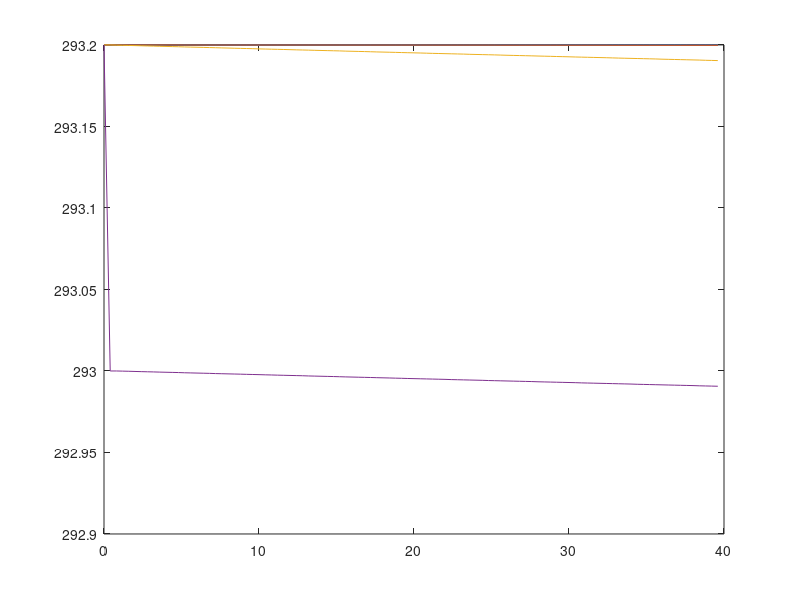
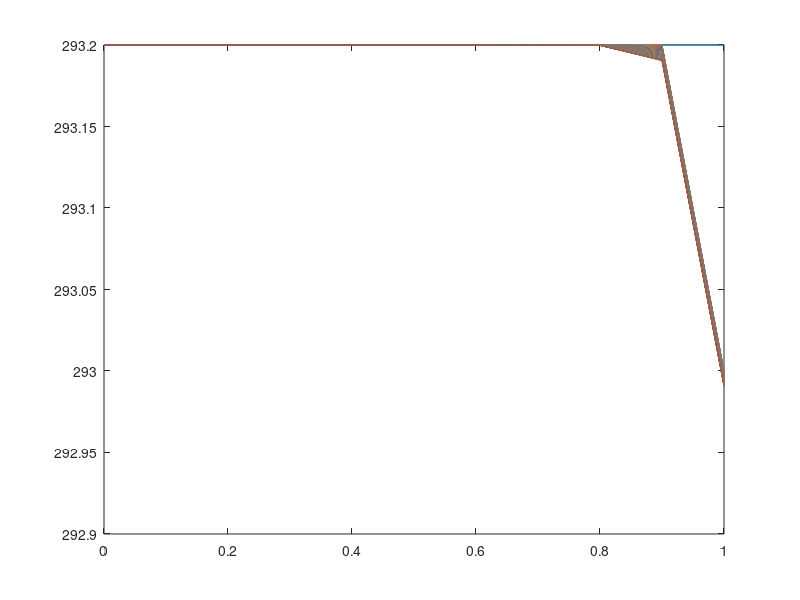
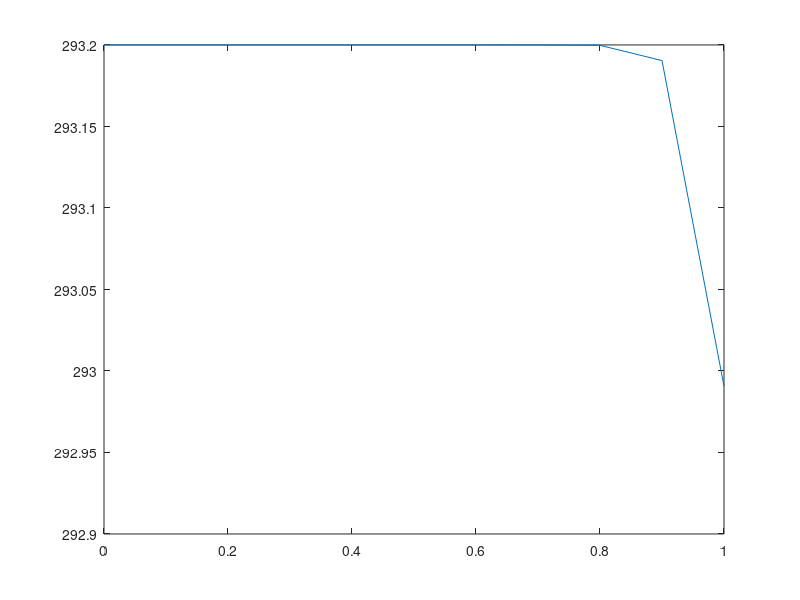

Here is the MATLAB script that generated these plots, in order:
%1D unsteady heat conduction problem
clc
clear all;
%input

L=1;                          % wall length(m)
lambda=5.0;                           % conductivity(W/m-K)
rho=2000;                        % density(kg/m^3)
cp=200;                          % specific heat capacity(J/kg-K)
T_ini=293.2;                      % initial temperature(K)
t_fin=273.2;                      %final temperature
alpha=500;                        % heat transfer coefficient(K)

% Setup time steps
M=100;                            % number of time steps
t=40;
DELTA_t=t/(M);                 % time step duration(s)
for j=1:M
    time(j)=(j-1)*DELTA_t;
end

%Setup nodes
N=10;                              % number of nodes 
DELTA_x=L/(N);                   % distance between adjacent nodes 
x=0:DELTA_x:L;                   % position of each node 
%criteria
DELTA_t_crit_N = DELTA_x*rho*cp/(2*(lambda/DELTA_x+alpha));
if DELTA_t > DELTA_t_crit_N
    disp(' ')
    disp('Time step exeeds the limit');
    return
end

%Initial wall temperatures T(i,1)
for i=1:N+1
   T(i,1)=T_ini;
end
% Step trough time
for j=1:(M-1)
    % Heat flux condition(q=n*(-k*dT/dx))[W/m^2]
    T(1,j+1)=T(1,j)+2*lambda*(T(2,j)-T(1,j))*DELTA_t/(rho*cp*DELTA_x^2);
      for i=2:(N)
           T(i,j+1)=T(i,j)+lambda*(T(i-1,j)+T(i+1,j)-2*T(i,j))*DELTA_t/(rho*cp*DELTA_x^2);
      end
      % Heat flux condition(q=n*(-k*dT/dx))[W/m^2] + heat transfer coefficient(hout*(Tfin-T))[W/(m^2*K]
      T(N+1,j+1)=T(N,j)+(2*lambda*(T(N-1,j)-T(N,j))/(rho*cp*DELTA_x^2)+2*alpha*(t_fin-T(N,j))/(rho*cp*DELTA_x))*DELTA_t;
end
%plot
plot(time,T)

figure
plot(x,T)


figure
g=T(:,M);
plot(x,g)